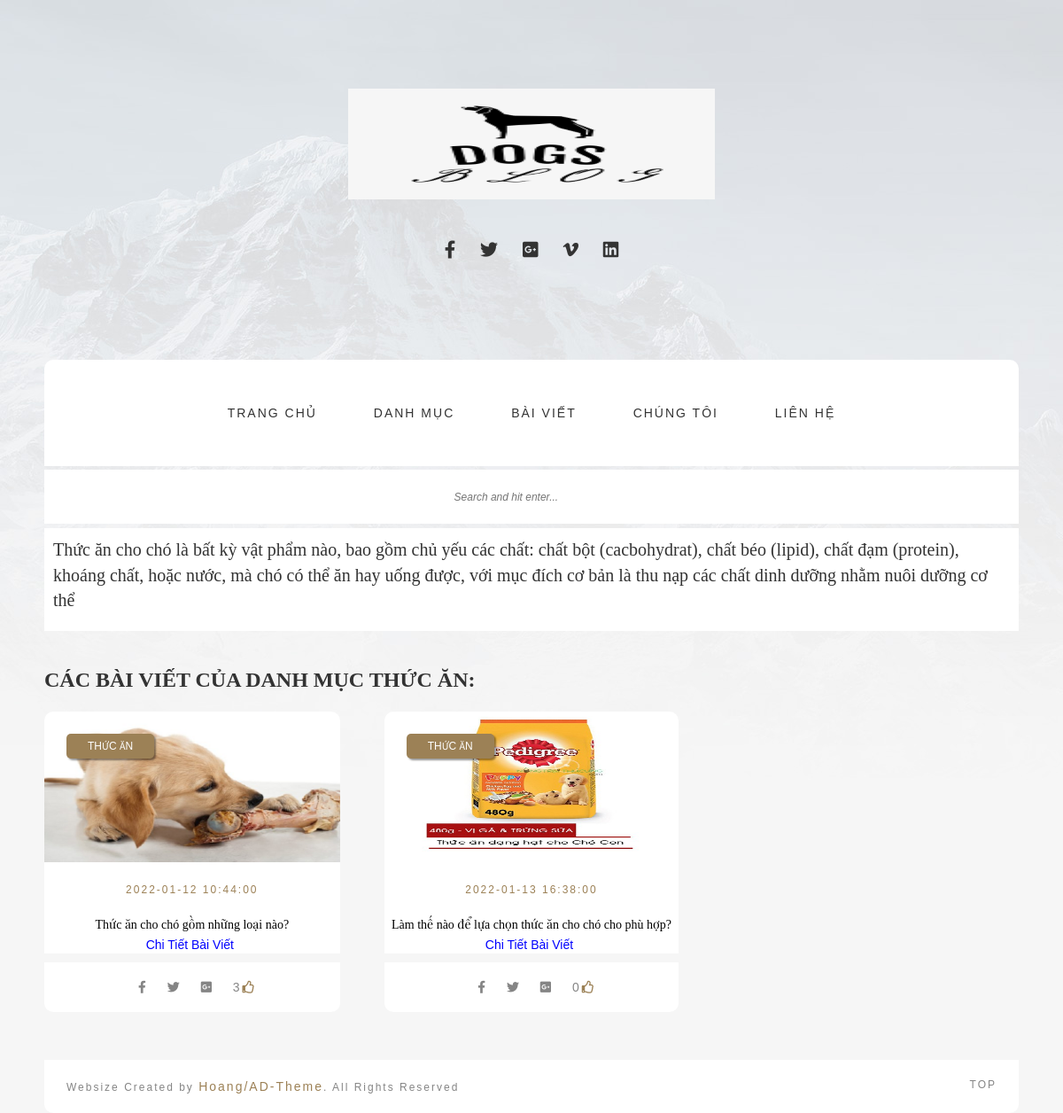
The page /Website/index.php?mod=post&act=postByCategory&category_id=2 on the database its author committed.
### tables this page shows
CREATE TABLE `categories`  (
  `id` int NOT NULL AUTO_INCREMENT,
  `name` varchar(255) NULL DEFAULT NULL,
  `description` mediumtext NULL,
  `thumbnail` varchar(500) NULL DEFAULT NULL,
  `parent_id` int NULL DEFAULT NULL,
  `created_at` timestamp NULL DEFAULT NULL,
  PRIMARY KEY (`id`) USING BTREE
);

CREATE TABLE `posts`  (
  `id` int NOT NULL AUTO_INCREMENT,
  `title` varchar(255) NULL DEFAULT NULL,
  `description` mediumtext NULL,
  `thumbnail` varchar(500) NULL DEFAULT NULL,
  `category_id` int NULL DEFAULT NULL,
  `content` mediumtext NULL,
  `created_at` timestamp NULL DEFAULT NULL,
  `like_post` int NULL DEFAULT NULL,
  PRIMARY KEY (`id`) USING BTREE
);

### Website/Controllers/BaseController.php (called while the page is built, shortened)
<?php
  class BaseController
  {
    public function view($path, $data = []){
      extract($data);
      require_once('Views/'.$path);
    }
  }
?>

### Website/Controllers/PostController.php (called while the page is built, shortened)
<?php
require_once('Models/Category.php');
require('Models/Post.php');
require_once("Controllers/BaseController.php");
  class PostController extends BaseController
  {
    public function postByCategory(){
      $id = (isset($_GET['category_id'])?$_GET['category_id']:0);
      $category_id = (isset($_GET['category_id'])?$_GET['category_id']:0);
      $post = new Post();
      $posts = $post -> findPostByCategory($category_id);
      $category = new Category;
      $categories = $category -> getCategoryById($id);
      $this-> view('Post/listbycategory.php', ['posts'=> $posts, 'categories' => $categories]);
    }
  }
?>

### Website/index.php (called while the page is built, shortened)
<?php
$act = "index";
if(isset($_GET['act'])){
  $act = $_GET['act'];
}
  $controller_obj = new $class_name;
 $controller_obj -> $act();
?>

### Website/Models/Connection.php (called while the page is built, shortened)
<?php
  class Connection1{
    private $servername= "localhost";
    private $username= "root";
    private $password = "";
    private $dbname = "blogs";
    public function connect(){
      $conn = new mysqli($this->servername, $this -> username, $this ->password, $this-> dbname );
      return $conn;
    }
  }
?>

### Website/Models/Query.php (called while the page is built, shortened)
<?php
  require_once('Models/Connection.php');
  class Query{
    protected $conn;
    public function __construct(){
      $connection = new Connection1();
      $this -> conn = $connection -> connect();
    }
    protected function findByid($table, $id){
      $query = "SELECT * FROM ". $table." WHERE id = ".$id;
      $result[] = $this -> conn -> query($query)->fetch_assoc();
      return $result;
    }
  }
?>

### Website/Models/Category.php (called while the page is built, shortened)
<?php
  require_once('Models/Query.php');
  require_once('Models/Connection.php');
  class Category extends Query
  {
    public $table = 'categories';
    public function getCategoryById($id)
      {
        $category = $this -> findById($this -> table,$id );
        return $category;
      }
    }
?>

### Website/Models/Post.php (called while the page is built, shortened)
<?php
require_once('Models/Query.php');
require_once('Models/Connection.php');
require_once('Models/Category.php');
  class Post extends Query
  {
    public function findPostByCategory($category_id){
      $query = "	SELECT posts.like_post, posts.id, posts.title, posts.description, posts.thumbnail, posts.category_id,posts.content, posts.created_at, categories.name
              FROM posts
              INNER JOIN categories ON categories.id = $category_id AND categories.id = posts.category_id";
      $result = $this->conn->query($query);
      $data = array();
      while($row = $result->fetch_assoc()) {
        $data[] = $row;
      };
      return $data;
    }
  }
?>

### Website/Views/Post/listbycategory.php (the view, shortened to what this page needs)
<?php
  require_once('Views/Partials/header.php');
?>
<section class="tada-container content-posts blog-3-columns row">
  <div class="col-xs-12" style="background-color: #ffffff;
                        padding: 10px;
                        margin-top: -45px;
                        margin-bottom:40px;">
    <?php foreach ($categories as $key => $category) { ?>
      <p style="font-size: 20px; font-family: Times New Roman, Times, serif;"><?= $category['description'] ?></p>
  </div>
    <h2 style="margin-bottom:20px ;text-transform: uppercase; font-weight: bold; font-family: Times New Roman, Times, serif;">Các Bài Viết Của Danh Mục <?= $category['name'] ?>:</h2>
   <?php } ?>
<div class="tada-container content-posts blog-3-columns row " style="">
     <?php foreach ($posts as $key => $post) { ?>
         <div id="dash" class="content col-xs-4 col-md-4 col-xl-4 col-lg-4 col-4">
           <article id="abcde">
               <div class="post-image">
                   <img style="max-height: 170px;" src="../Admin/images/<?=$post['thumbnail']?>" alt="post image 1">
                     <div class="category"><a href="#"><?=$post['name']?></a></div>
                 </div>
                 <div class="post-text" style="padding: 20px 0px 0px 0px;">
                   <span class="date"><?=$post['created_at']?></span>
                     <h2><a href="index.php?mod=post&act=postDetail&id=<?=$post['id']?>"><?=$post['title']?></a></h2>
                     <p><a style="color:blue;" href="index.php?mod=post&act=postDetail&id=<?=$post['id']?>">Chi Tiết Bài Viết <i style="color: blue;" class="icon-arrow-right2"></i></a></p>
                 </div>
                 <div class="post-info">
                     <div class="extra-info" style="float:none;">
                       <a href="#"><i class="fab fa-facebook-f"></i></a>
                     <a href="#"><i class="fab fa-twitter"></i></a>
                     <a href="#"><i class="fab fa-google-plus-square"></i></a>
                         <span class="comments"><?=$post['like_post']?><i class="far fa-thumbs-up"></i></span>
                     </div>
                 </div>
             </article>
         </div>
           <?php } ?>
     </section>
<?php
  require_once('Views/Partials/footer.php');
?>

### Website/Publics/assets/css/all.css (style rules this page uses)
.fa, .fas, .far, .fal, .fad, .fab { -moz-osx-font-smoothing: grayscale; -webkit-font-smoothing: antialiased; display: inline-block; font-style: normal; font-variant: normal; text-rendering: auto; line-height: 1; }
.fa-facebook-f:before { content: "\f39e"; }
.fa-google-plus-square:before { content: "\f0d4"; }
.fa-thumbs-up:before { content: "\f164"; }
.fa-twitter:before { content: "\f099"; }
.fab { font-family: 'Font Awesome 5 Brands'; font-weight: 400; }
.far { font-family: 'Font Awesome 5 Free'; font-weight: 400; }

### Website/Publics/assets/css/style.css (style rules this page uses)
body { font-family: 'Source Sans Pro', sans-serif; background:#f6f6f6; background-image:url('../images/bg.jpg'); background-repeat: no-repeat; }
.tada-container { width:1100px; margin:0 auto; }
img { max-width:100%; }
a { transition: all 0.3s ease 0s; }
header a { font-size: 14px; text-decoration: none; color:#ffffff; }
section.tada-container { margin-top:50px; }
article { margin-bottom:50px; }
.content-posts .content { padding-left:0; padding-right: 25px; }
.post-image { position:relative; }
.post-image img { border-radius:10px 10px 0 0; width:100%; }
.post-image .category a { background: #9c8156; border-radius: 5px; box-shadow: 2px 2px 2px 0 rgba(0, 0, 0, 0.4); color: #fff; font-size: 12px; left: 25px; line-height: 1; padding: 8px 24px; position: absolute; text-transform: uppercase; top: 25px; }
.post-text { padding:50px; background:#FFF; }
.post-text .date { color:#9c8156; text-transform:uppercase; font-size:12px; letter-spacing:2px; }
.post-text h2 { margin:12px 0 24px 0; font-family: 'Playfair Display', serif; }
.blog-2-columns-sidebar h2, .blog-3-columns h2 { margin-bottom:0; font-size:24px; line-height:1.3; }
.post-text h2 a { color:#000; transition: all 0.3s ease 0s; }
.extra-info { float:right; }
.extra-info a { padding:10px; color:#858585; }
.extra-info .comments { padding-left:10px; color:#858585; }
.extra-info .comments i { color:#9c8156; margin-left:3px; }
.post-info { background:#FFF; padding:18px 50px; margin-top:2px; border-radius:0 0 10px 10px; }
.content-posts.blog-3-columns .col-xs-4:nth-child(1n) { padding-right:33px; }
.content-posts.blog-3-columns .col-xs-4:nth-child(3n-1) { padding-right:17px; padding-left:17px; }
.content-posts.blog-3-columns .col-xs-4, .blog-3-columns article { text-align:center; }
.blog-3-columns .post-text { padding:25px; }

### Website/Views/Post/listbycategory.php (style rules this page uses)
#dash { max-height: 700px; overflow: hidden; }
#abcde h2 { width: 100%; white-space: nowrap; overflow: hidden; text-overflow: ellipsis; }
#abcde { max-height: 400px; overflow: hidden }

### rows shown on the page
categories: description "Thức ăn cho chó là bất kỳ vật phẩm nào, bao gồm chủ yếu các chất: chất bột (cacbohydrat), chất béo (lipid), chất đạm (protein), khoáng chất, hoặc nước, mà chó có thể ăn hay uống được, với mục đích cơ bản là thu nạp các chất dinh dưỡng nhằm nuôi dưỡng cơ thể", name "THỨC ĂN"
posts: thumbnail (picture), category.name "THỨC ĂN", created_at "2022-01-12 10:44:00", title "Thức ăn cho chó gồm những loại nào?", like_post "3"
posts: thumbnail (picture), category.name "THỨC ĂN", created_at "2022-01-13 16:38:00", title "Làm thế nào để lựa chọn thức ăn cho chó cho phù hợp?", like_post "0"
